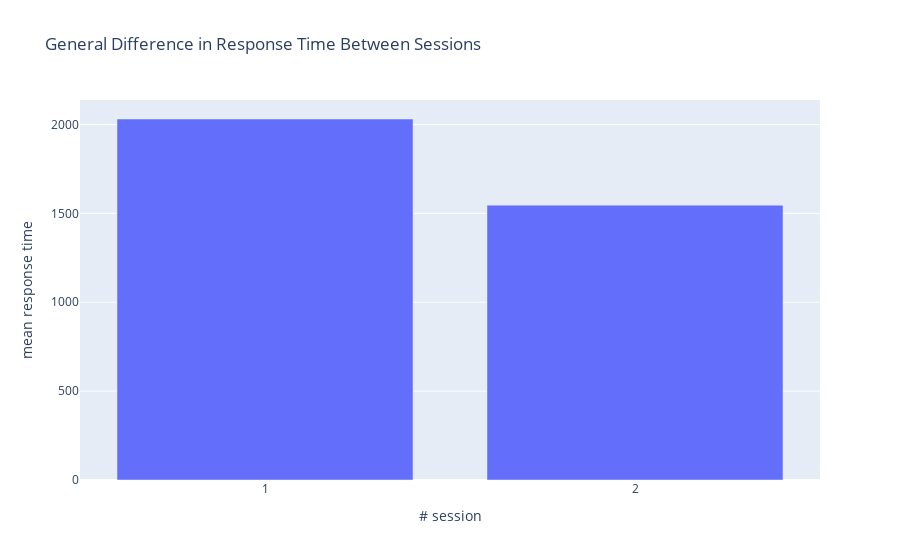

Source (notebook cell):
### Code cell
px.bar(learning_diff_mean.reset_index(), x='n_session', y='rt'
        , title='General Difference in Response Time Between Sessions'
        , labels={'rt': 'mean response time'
                  , 'n_session': '# session'})

### Figure 1 — Plotly figure (JSON) as saved in the notebook; plotly's stock layout.template omitted (floating-point values rounded to 4 significant figures)
{"data": [{"alignmentgroup": "True", "hovertemplate": "# session=%{x}<br>mean response time=%{y}<extra></extra>", "legendgroup": "", "marker": {"color": "#636efa", "pattern": {"shape": ""}}, "name": "", "offsetgroup": "", "orientation": "v", "showlegend": false, "textposition": "auto", "type": "bar", "x": ["1", "2"], "xaxis": "x", "y": [2031.0, 1546.0], "yaxis": "y"}], "layout": {"barmode": "relative", "legend": {"tracegroupgap": 0}, "title": {"text": "General Difference in Response Time Between Sessions"}, "xaxis": {"anchor": "y", "domain": [0, 1], "title": {"text": "# session"}}, "yaxis": {"anchor": "x", "domain": [0, 1], "title": {"text": "mean response time"}}}}
